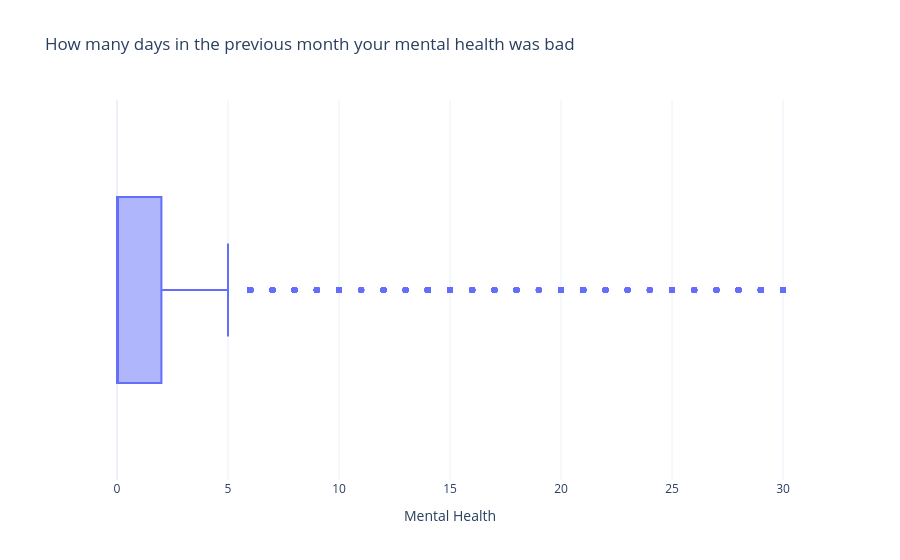

Source (notebook cell):
### Code cell
fig = px.box(df, x='MentHlth', title= 'How many days in the previous month your mental health was bad', labels={'MentHlth': 'Mental Health'})
fig.update_layout(template='plotly_white', yaxis_title=None)
fig.show()

### Figure 1 — Plotly figure (JSON) as saved in the notebook; plotly's stock layout.template omitted (floating-point values rounded to 4 significant figures; data arrays with more than 128 entries replaced by an {"elided": "..."} marker saying what was removed)
{"data": [{"alignmentgroup": "True", "hovertemplate": "Mental Health=%{x}<extra></extra>", "legendgroup": "", "marker": {"color": "#636efa"}, "name": "", "notched": false, "offsetgroup": "", "orientation": "h", "showlegend": false, "type": "box", "x": {"elided": "70692 int values"}, "x0": " ", "xaxis": "x", "y0": " ", "yaxis": "y"}], "layout": {"boxmode": "group", "legend": {"tracegroupgap": 0}, "title": {"text": "How many days in the previous month your mental health was bad"}, "xaxis": {"anchor": "y", "domain": [0, 1], "title": {"text": "Mental Health"}}, "yaxis": {"anchor": "x", "domain": [0, 1], "title": {}}}}
